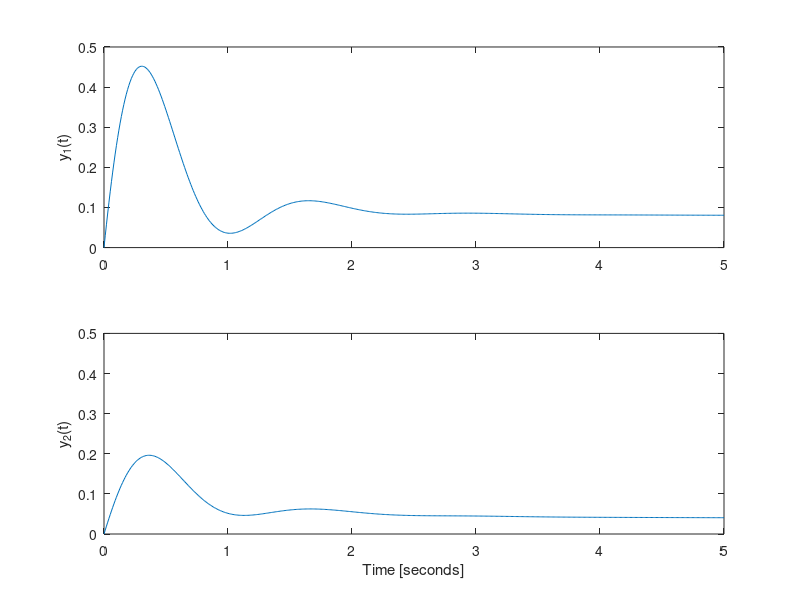

This figure's MATLAB source:
dem = [1, 4, 25];
G = [tf([3, 2],dem), tf([2],dem); tf([1],dem), tf([1, 3],dem)]

t = 0:0.01:5;
U2 = exp(-t);

Y_11 = step(G(1,1),t);
Y_12 = lsim(G(1,2),U2,t);
Y_21 = step(G(2,1),t);
Y_22 = lsim(G(2,2),U2,t);

Y1 = Y_11 + Y_12;
Y2 = Y_21 + Y_22;


subplot(2,1,1)
title('MATLAB Output from Q7.25')
plot(t,Y1)
axis([0, 5, 0, .5])
ylabel('y_1(t)')

subplot(2,1,2)
plot(t,Y2)
axis([0, 5, 0, .5])
xlabel('Time [seconds]')
ylabel('y_2(t)')